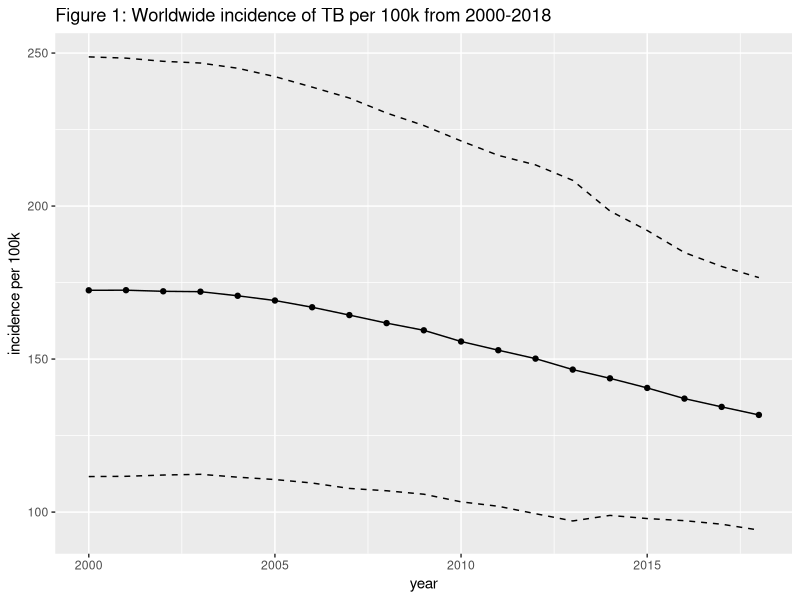
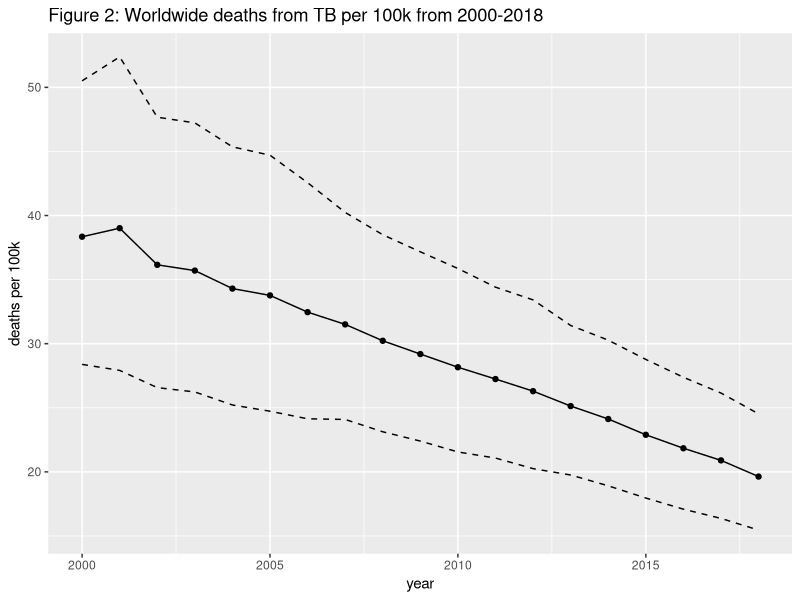

Write R code to recreate these figures, in order.
# Preliminary figures
# Author: Michael Jetsupphasuk

# =========================================================================


# Setup -------------------------------------------------------------------

library(tidyverse)

burden = read_csv('data/source_data/TB_burden_countries_2020-09-07.csv')
mdr_tb = read_csv('data/source_data/TB_dr_surveillance_2020-09-07.csv')


# Worldwide incidence over time -------------------------------------------

world_burden = burden %>%
  group_by(year) %>%
  summarize(incidence = (sum(e_inc_num) / sum(e_pop_num))*100000,
            incidence_low = (sum(e_inc_num_lo) / sum(e_pop_num))*100000,
            incidence_high = (sum(e_inc_num_hi) / sum(e_pop_num))*100000,
            deaths = (sum(e_mort_num) / sum(e_pop_num))*100000,
            deaths_low = (sum(e_mort_num_lo) / sum(e_pop_num))*100000,
            deaths_high = (sum(e_mort_num_hi) / sum(e_pop_num))*100000)

gg_world_inc = ggplot(data = world_burden,
       mapping = aes(x = year)) +
  geom_point(aes(y = incidence)) +
  geom_line(aes(y = incidence)) + 
  geom_line(aes(y = incidence_low), linetype = 2) +
  geom_line(aes(y = incidence_high), linetype = 2) +
  labs(y = 'incidence per 100k',
       title = 'Figure 1: Worldwide incidence of TB per 100k from 2000-2018')

gg_world_deaths = ggplot(data = world_burden,
                         mapping = aes(x = year)) +
  geom_point(aes(y = deaths)) +
  geom_line(aes(y = deaths)) + 
  geom_line(aes(y = deaths_low), linetype = 2) +
  geom_line(aes(y = deaths_high), linetype = 2) +
  labs(y = 'deaths per 100k',
       title = 'Figure 2: Worldwide deaths from TB per 100k from 2000-2018')



# Incidence vs. population ------------------------------------------------

gg_pop1 = ggplot(burden %>% filter(year==2018),
       aes(x = e_pop_num, y = e_inc_100k)) +
  geom_point() +
  labs(x = 'population',
       y = 'incidence per 100k',
       title = 'Figure 2a: Incidence of TB per 100k compared against population, 2018')

gg_pop2 = ggplot(burden %>% filter(year==2018, !(country %in% c('China', 'India'))),
                 aes(x = e_pop_num, y = e_inc_100k)) +
  geom_point() +
  labs(x = 'population',
       y = 'incidence per 100k',
       title = 'Figure 2b: Incidence of TB per 100k compared against population, 2018 (China and India removed)')



# MDR-TB ------------------------------------------------------------------

mdr_tb2 = mdr_tb %>% filter(year==2018, mdr_dst_rlt>100) %>% arrange(desc(mdr_dst_rlt)) %>% mutate(country = factor(country, levels = country, ordered=T))

gg_mdr = ggplot(mdr_tb2,
       aes(x = country, y = mdr_dst_rlt)) +
  geom_bar(stat = 'identity') + 
  theme(axis.text.x = element_text(angle = 90, vjust = 0.5, hjust=1)) +
  labs(x = 'country',
       y = 'MDR-TB cases',
       title = 'Figure 3: MDR-TB cases by country if cases > 100, in 2018')



# Save plots --------------------------------------------------------------

ggsave('figures/world_inc.png', gg_world_inc, width = 5, height = 3, units = 'in', scale = 2)
ggsave('figures/world_deaths.png', gg_world_deaths, width = 5, height = 3, units = 'in', scale = 2)
# ggsave('figures/incidence_pop_all.png', gg_pop1, width = 5, height = 3, units = 'in', scale = 2)
# ggsave('figures/incidence_pop_zoom.png', gg_pop2, width = 5, height = 3, units = 'in', scale = 2)
# ggsave('figures/mdr_counts_country.png', gg_mdr, width = 5, height = 3, units = 'in', scale = 2)
